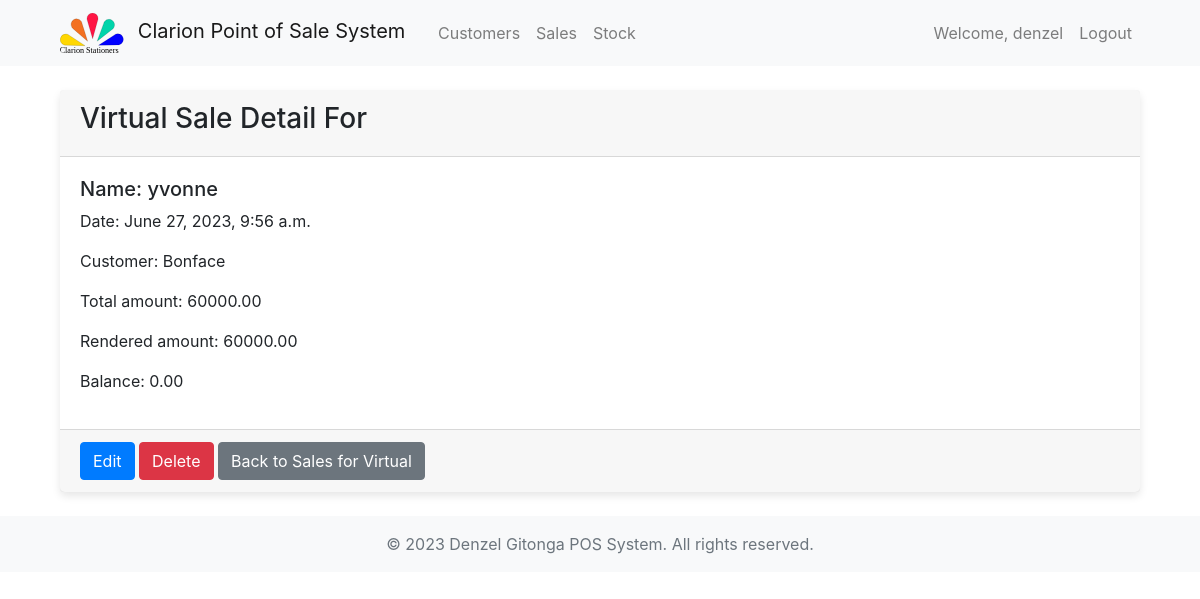
The page /admin-dashboard/sale/detail/1/54/ (signed in) on the database its author committed.
### accounts/models.py (models this page shows, shortened)
class User(AbstractBaseUser, PermissionsMixin):
    username = models.CharField(max_length=255, unique=True)
    email = models.EmailField(max_length=255, unique=True)
    store = models.ForeignKey(Store, on_delete=models.CASCADE, related_name='stores', null=True, blank=True)
    phone_number = models.CharField(max_length=20, blank=True, null=True)
    full_name = models.CharField(max_length=255, blank=True, null=True)
    is_staff = models.BooleanField(default=False)
    is_active = models.BooleanField(default=True)
    groups = models.ManyToManyField(
        'auth.Group',
        blank=True,
        related_name='myuser_set',
        related_query_name='user',
    )
    user_permissions = models.ManyToManyField(
        'auth.Permission',
        blank=True,
        related_name='myuser_set',
        related_query_name='user',
    )
    objects = UserManager()
    USERNAME_FIELD = 'username'
    REQUIRED_FIELDS = ['email']

### inventory/models.py (models this page shows, shortened)
class Store(models.Model):
    name = models.CharField(max_length=100)

class Customer(models.Model):
    name = models.CharField(max_length=255)
    email = models.EmailField()
    phone_number = models.CharField(max_length=20)
    address = models.CharField(max_length=255)
    def __str__(self):
        return self.name

### sales/models.py (models this page shows, shortened)
class Sale(models.Model):
    sold_by = models.ForeignKey(settings.AUTH_USER_MODEL, on_delete=models.CASCADE, editable=False)
    date = models.DateTimeField(auto_now_add=True)
    total_amount = models.DecimalField(max_digits=10, decimal_places=2)
    rendered_amount = models.DecimalField(default=0, max_digits=10, decimal_places=2)
    balance = models.DecimalField(default=0, max_digits=10, decimal_places=2)
    customer = models.ForeignKey(Customer, on_delete=models.CASCADE)

### admin_dashboard/views.py (the view)
# urls.py: path('sale/detail/<int:store_id>/<int:sale_id>/', views.sale_detail, name="sale_detail"), # view sale detail
@staff_member_required(login_url='accounts:login')
def sale_detail(request, store_id, sale_id):
    store = get_object_or_404(Store, id=store_id)
    sales = get_object_or_404(Sale, id=sale_id, sold_by__store=store)
    context = {
        'store' : store,
        'sales': sales,
    }
    return render(request, 'admin/sales/sales_detail.html', context)

### templates/admin/sales/sales_detail.html (shortened to what this page needs)
{% extends 'common/base.html' %}
{% block content %}
<div class="container">
    <div class="card">
      <div class="card-header">
        <h3>{{ store.name }} Sale Detail For</h3>
      </div>
      <div class="card-body">
        <h5>Name: {{ sales.sold_by.username }}</h5>
        <p>Date: {{ sales.date }}</p>
        <p>Customer: {{ sales.customer }}</p>
        <p>Total amount: {{ sales.total_amount }}</p>
        <p>Rendered amount: {{ sales.rendered_amount }}</p>
        <p>Balance: {{ sales.balance }}</p>
      </div>
      <div class="card-footer">
        <a class="btn btn-primary rounded" href="{% url 'admin_dashboard:sale_update' store.id sales.id %}">Edit</a>
        <a class="btn btn-danger" href="{% url 'admin_dashboard:sale_delete' store.id sales.id %}">Delete</a>
        <a class="btn btn-secondary" href="{% url 'admin_dashboard:sales_list' store.id %}">Back to Sales for {{ store.name }}</a>
      </div>
    </div>
</div>
{% endblock %}

### templates/common/header.html (shortened to what this page needs)
{% load static %}
<header>
  <nav class="navbar navbar-expand-lg navbar-light bg-light">
      <div class="container">
        {% if user.is_authenticated and user.is_superuser %}
          <a class="navbar-brand col-md-2" href="{% url 'admin_dashboard:dashboard' %}">
              <img src="{% static 'images/logos/clarion_logo.svg' %}" alt="Logo" height="40" class="mr-2 rounded">
              Clarion Point of Sale System
          </a>
        {% endif %}
          <div class="collapse navbar-collapse justify-content-between col-md-8" id="navbarNav">
            {% if user.is_authenticated %}
              {% if user.is_superuser %}
                <ul class="navbar-nav">
                <li class="nav-item">
                  <a class="nav-link" href="{% url 'inventory:customers_list' %}">Customers</a>
                </li>
                <li class="nav-item">
                  <a class="nav-link" href="{% url 'sales:sales_list' %}">Sales</a>
                </li>
                <li class="nav-item">
                  <a class="nav-link" href="{% url 'inventory:store_stock' %}">Stock</a>
                </li>
                </ul>
                <ul class="navbar-nav ml-auto">
                  <li class="nav-item">
                    <a class="nav-link" href="#">
                      Welcome, {{ user.username }}
                    </a>
                  </li>
                  <li class="nav-item">
                    <a class="nav-link" href="{% url 'accounts:logout' %}">Logout</a>
                  </li>
                </ul>
              {% endif %}
            {% endif %}
          </div>
      </div>
  </nav>
</header>

### static/custom_css/styles.css (style rules this page uses)
.card { box-shadow: 0px 4px 8px rgba(0, 0, 0, 0.1); border: none; transition: 0.3s; border-radius: 5px; }

### rows shown on the page
User: username "denzel"
Store: name "Virtual"
Sale: sold_by.username "yvonne", date "June 27, 2023, 9:56 a.m.", customer "Bonface", total_amount "60000.00", rendered_amount "60000.00", balance "0.00"
